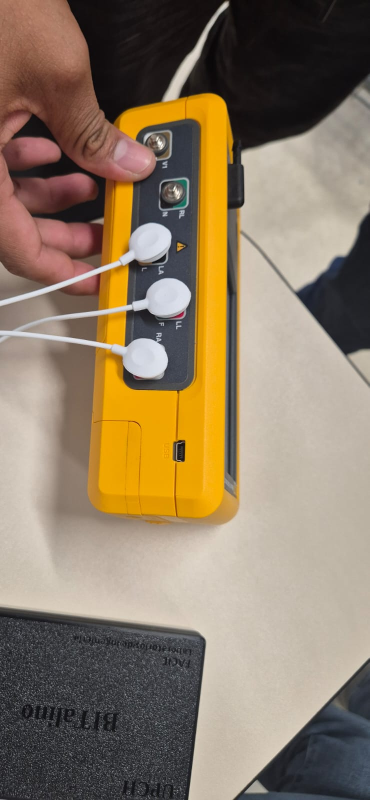
#> input picture 4.ISB/LABORATORIOS/Laboratorio 04_BiTalino ECG/Imagenes/Promsim4_conexion.jpeg, 739 x 1600 px, given in place of logo.jpg, which was not available (shown at 1/2 size)
$ python interfaz.py
#> lines starting #> are read from the running program, lines starting #| are printed output that depends on the picture
import tkinter as tk
from tkinter import messagebox, filedialog
import numpy as np
import matplotlib.pyplot as plt
from scipy.signal import ellip, filtfilt
from hl7apy import core
import os
from datetime import datetime
from matplotlib.backends.backend_tkagg import FigureCanvasTkAgg
from PIL import Image, ImageTk


# Función para verificar el código y la contraseña
# [188 lines left out: functions verificar_credenciales, mostrar_menu_principal, buscar_paciente, mostrar_formulario_paciente, mostrar_opciones_agregar_datos, elliptic_lowpass and 3 more, not called in this run]

class SignalViewer(tk.Tk):

    def __init__(self):
        super().__init__()
        self.title("Signal Viewer")
        self.geometry("800x600")

        self.signal_data = None
        self.filtered_signal = None
        self.fs = 1000.0
        self.current_window = 0
        self.window_size = int(20 * self.fs)

        self.init_ui()

    # [93 lines left out: functions init_ui, seleccionar_signal, plot_signal, apply_all_filters, exportar_hl7, not called in this run]

# Configuración de la ventana principal
ventana = tk.Tk()
ventana.title("Sistema de Gestión de Pacientes")
ventana.geometry("400x600")  # Ajusta el tamaño inicial de la ventana

# Mostrar el nombre del software en grande
tk.Label(ventana, text="Sistema de Gestión de Pacientes", font=("Helvetica", 16)).pack(pady=20)

# Cargar y mostrar el logo
logo_img = Image.open("logo.jpg")  # Reemplaza con la ruta a tu logo
#> logo_img is the input picture: PIL image 739x1600 RGB; mean R, G, B 141.1, 123.5, 100.9
logo_img = logo_img.resize((200, 200), Image.LANCZOS)
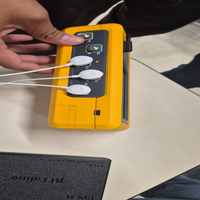
#> logo_img: PIL image 200x200 RGB; mean R, G, B 141.1, 123.5, 100.9
logo_image = ImageTk.PhotoImage(logo_img)
tk.Label(ventana, image=logo_image).pack(pady=10)
ventana.logo_image = logo_image  # Guardar referencia para evitar que la imagen se recoja por el recolector de basura


# Campos para el código y la contraseña
tk.Label(ventana, text="Código:", width=20).pack(pady=10)
entry_codigo = tk.Entry(ventana, width=40)
entry_codigo.pack(pady=10)

tk.Label(ventana, text="Contraseña:", width=20).pack(pady=10)
entry_contrasena = tk.Entry(ventana, show="*", width=40)
entry_contrasena.pack(pady=10)

# Botón para verificar el código y la contraseña
boton_verificar = tk.Button(ventana, text="Ingresar", command=verificar_credenciales, width=30)
boton_verificar.pack(pady=20)

# Crear una instancia de SignalViewer pero no abrirla todavía
#> (the run stopped early here; a loop or call above may not have finished)

$ run again, on 4.ISB/LABORATORIOS/Laboratorio 04_BiTalino ECG/Imagenes/Promsim4_conexion2.jpeg
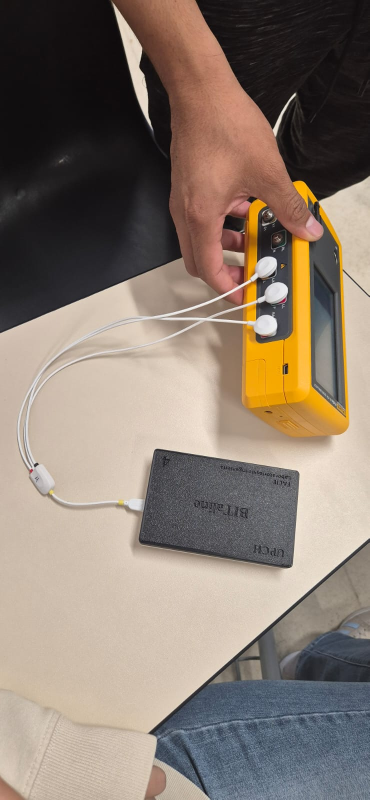
#> input picture 4.ISB/LABORATORIOS/Laboratorio 04_BiTalino ECG/Imagenes/Promsim4_conexion2.jpeg, 739 x 1600 px, given in place of logo.jpg, which was not available (shown at 1/2 size)
#> logo_img is the input picture: PIL image 739x1600 RGB; mean R, G, B 137.4, 123.4, 111.4
#> `logo_img = logo_img.resize((200, 200), Image.LANCZOS)`:
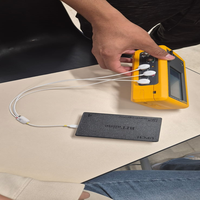
#> logo_img: PIL image 200x200 RGB; mean R, G, B 137.4, 123.4, 111.4

$ run again, on 4.ISB/LABORATORIOS/Laboratorio 04_BiTalino ECG/Imagenes/Prueba01_Reposo.jpeg
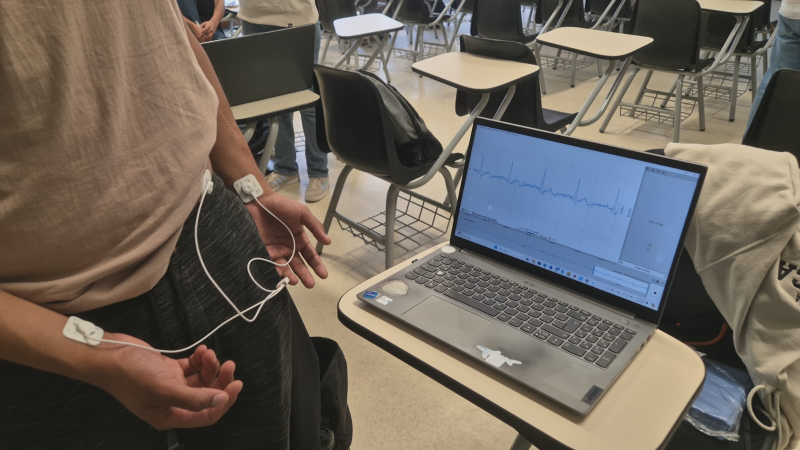
#> input picture 4.ISB/LABORATORIOS/Laboratorio 04_BiTalino ECG/Imagenes/Prueba01_Reposo.jpeg, 1600 x 900 px, given in place of logo.jpg, which was not available (shown at 1/2 size)
#> logo_img is the input picture: PIL image 1600x900 RGB; mean R, G, B 108.1, 100.2, 91.1
#> `logo_img = logo_img.resize((200, 200), Image.LANCZOS)`:
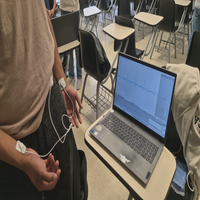
#> logo_img: PIL image 200x200 RGB; mean R, G, B 108.1, 100.2, 91.1
